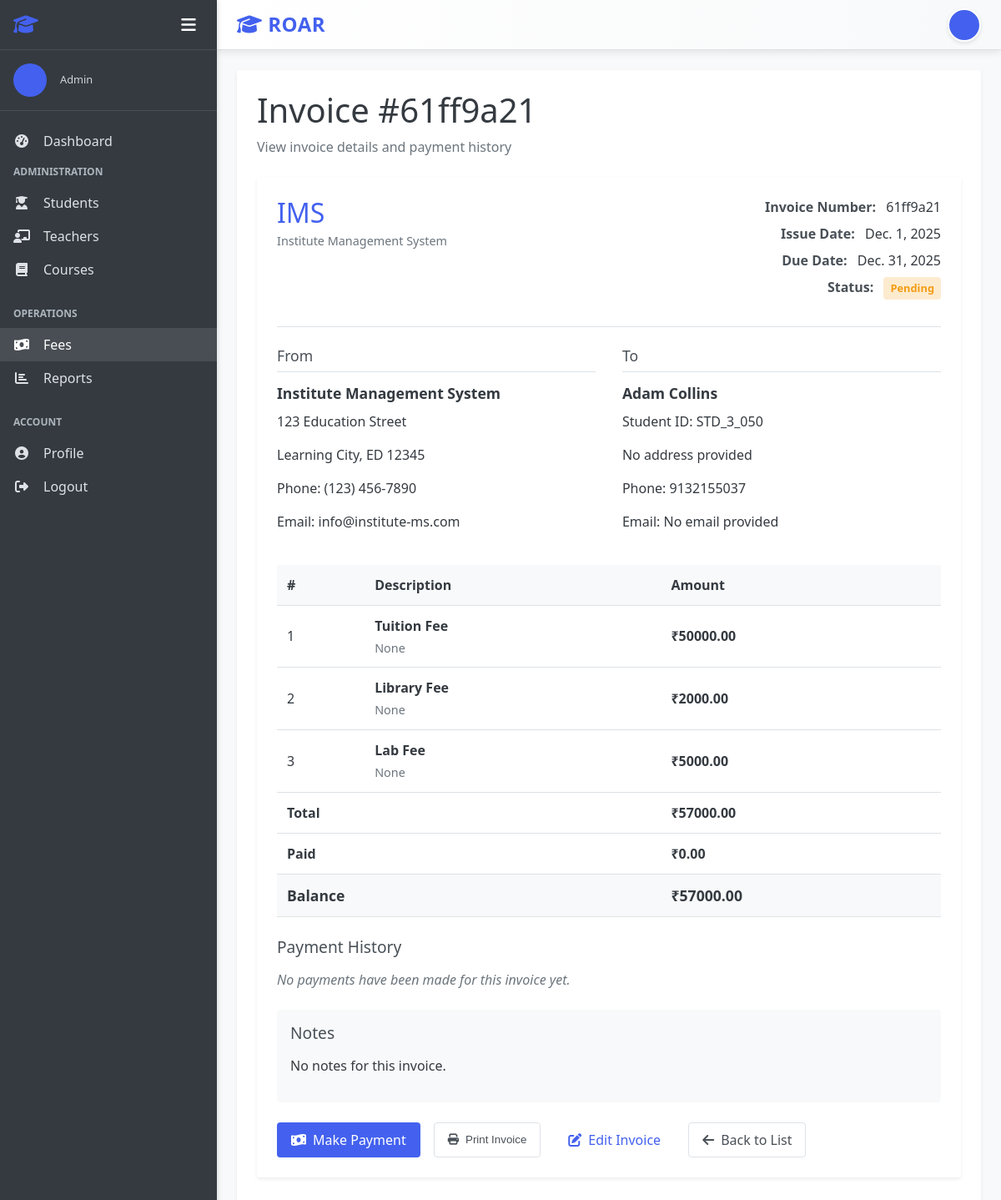
/fees/invoices/1/ (signed in), run on the app's committed database.
### accounts/models.py (models this page shows, shortened)
class User(AbstractUser):
    USER_TYPE_CHOICES = (
        ('admin', 'Admin'),
        ('teacher', 'Teacher'),
        ('student', 'Student'),
    )
    user_type = models.CharField(max_length=10, choices=USER_TYPE_CHOICES, default='student')
    profile_pic = models.ImageField(upload_to='profile_pics/', null=True, blank=True)
    address = models.TextField(null=True, blank=True)
    mobile = models.CharField(max_length=15, null=True, blank=True)
    department = models.ForeignKey(Department, on_delete=models.CASCADE,default=None ,null=True, blank=True)
    @property
    def is_admin(self):
        return self.user_type == 'admin'
    @property
    def is_teacher(self):
        return self.user_type == 'teacher'
    @property
    def is_student(self):
        return self.user_type == 'student'

### fees/models.py (models this page shows, shortened)
class FeeInvoice(models.Model):
    STATUS_CHOICES = (
        ('pending', 'Pending'),
        ('paid', 'Paid'),
        ('overdue', 'Overdue'),
        ('cancelled', 'Cancelled'),
    )
    invoice_number = models.CharField(max_length=20, unique=True, default=uuid.uuid4)
    student = models.ForeignKey(Student, on_delete=models.CASCADE, related_name='fee_invoices')
    total_amount = models.DecimalField(max_digits=10, decimal_places=2)
    paid_amount = models.DecimalField(max_digits=10, decimal_places=2, default=0)
    status = models.CharField(max_length=10, choices=STATUS_CHOICES, default='pending')
    due_date = models.DateField()
    issue_date = models.DateField(auto_now_add=True)
    notes = models.TextField(blank=True, null=True)
    @property
    def balance(self):
        return self.total_amount - self.paid_amount
    class Meta:
        ordering = ['-issue_date']

class FeeInvoiceItem(models.Model):
    invoice = models.ForeignKey(FeeInvoice, on_delete=models.CASCADE, related_name='items')
    category = models.ForeignKey(FeeCategory, on_delete=models.CASCADE)
    amount = models.DecimalField(max_digits=10, decimal_places=2)
    description = models.CharField(max_length=255, blank=True, null=True)

class FeeCategory(models.Model):
    name = models.CharField(max_length=100)
    description = models.TextField(blank=True, null=True)
    amount = models.DecimalField(max_digits=10, decimal_places=2)
    is_recurring = models.BooleanField(default=True, help_text='Whether this fee is charged regularly')
    class Meta:
        verbose_name_plural = 'Fee Categories'

### students/models.py (models this page shows, shortened)
class Student(models.Model):
    user = models.OneToOneField(User, on_delete=models.CASCADE, related_name='student_profile')
    student_id = models.CharField(max_length=20, unique=True)
    date_of_birth = models.DateField(null=True, blank=True)
    gender = models.CharField(max_length=10, choices=(('male', 'Male'), ('female', 'Female'), ('other', 'Other')))
    parent_name = models.CharField(max_length=100, null=True, blank=True)
    parent_mobile = models.CharField(max_length=15, null=True, blank=True)
    admission_date = models.DateField(auto_now_add=True)
    class Meta:
        ordering = ['user__first_name', 'user__last_name']

### fees/views.py (the view)
# urls.py: path('invoices/<int:pk>/', views.FeeInvoiceDetailView.as_view(), name='fee_invoice_detail'),
class FeeInvoiceDetailView(LoginRequiredMixin, DetailView):
    model = FeeInvoice
    template_name = 'fees/fee_invoice_detail.html'
    context_object_name = 'invoice'
    def get_context_data(self, **kwargs):
        context = super().get_context_data(**kwargs)
        context['items'] = self.object.items.all()
        context['payments'] = self.object.payments.all()
        return context

### templates/fees/fee_invoice_detail.html (shortened to what this page needs)
{% extends "base.html" %}
{% block content %}
<div class="dashboard-header">
    <h1>Invoice #{{ invoice.invoice_number }}</h1>
    <p>View invoice details and payment history</p>
</div>
<div class="invoice-container">
    <div class="invoice-header">
        <div class="invoice-logo">
            <h2>IMS</h2>
            <p>Institute Management System</p>
        </div>
        <div class="invoice-info">
            <div class="info-item">
                <span class="label">Invoice Number:</span>
                <span class="value">{{ invoice.invoice_number }}</span>
            </div>
            <div class="info-item">
                <span class="label">Issue Date:</span>
                <span class="value">{{ invoice.issue_date }}</span>
            </div>
            <div class="info-item">
                <span class="label">Due Date:</span>
                <span class="value">{{ invoice.due_date }}</span>
            </div>
            <div class="info-item">
                <span class="label">Status:</span>
                <span class="value status-badge {% if invoice.status == 'paid' %}status-paid{% elif invoice.status == 'pending' %}status-pending{% elif invoice.status == 'overdue' %}status-overdue{% else %}status-cancelled{% endif %}">
                    {{ invoice.get_status_display }}
                </span>
            </div>
        </div>
    </div>
    <div class="invoice-parties">
        <div class="from-party">
            <h3>From</h3>
            <p class="party-name">Institute Management System</p>
            <p>123 Education Street</p>
            <p>Learning City, ED 12345</p>
            <p>Phone: (123) 456-7890</p>
            <p>Email: info@institute-ms.com</p>
        </div>
        <div class="to-party">
            <h3>To</h3>
            <p class="party-name">{{ invoice.student.user.get_full_name }}</p>
            <p>Student ID: {{ invoice.student.student_id }}</p>
            <p>{{ invoice.student.user.address|default:"No address provided" }}</p>
            <p>Phone: {{ invoice.student.user.mobile|default:"No phone provided" }}</p>
            <p>Email: {{ invoice.student.user.email|default:"No email provided" }}</p>
        </div>
    </div>
    <div class="invoice-items">
        <table class="invoice-table">
            <thead>
                <tr>
                    <th>#</th>
                    <th>Description</th>
                    <th>Amount</th>
                </tr>
            </thead>
            <tbody>
                {% for item in items %}
                <tr>
                    <td>{{ forloop.counter }}</td>
                    <td>
                        <div class="item-name">{{ item.category.name }}</div>
                        <div class="item-description">{{ item.description|default:item.category.description }}</div>
                    </td>
                    <td class="amount">₹{{ item.amount|floatformat:2 }}</td>
                </tr>
                {% empty %}
                <tr>
                    <td colspan="3" class="text-center">No items found for this invoice.</td>
                </tr>
                {% endfor %}
            </tbody>
            <tfoot>
                <tr>
                    <td colspan="2" class="text-right">Total</td>
                    <td class="amount">₹{{ invoice.total_amount|floatformat:2 }}</td>
                </tr>
                <tr>
                    <td colspan="2" class="text-right">Paid</td>
                    <td class="amount">₹{{ invoice.paid_amount|floatformat:2 }}</td>
                </tr>
                <tr class="balance-row">
                    <td colspan="2" class="text-right">Balance</td>
                    <td class="amount">₹{{ invoice.balance|floatformat:2 }}</td>
                </tr>
            </tfoot>
        </table>
    </div>
    <div class="invoice-payments">
        <h3>Payment History</h3>
        {% if payments %}
        <table class="payment-table">
            <thead>
                <tr>
                    <th>Receipt #</th>
                    <th>Date</th>
                    <th>Method</th>
                    <th>Transaction ID</th>
                    <th>Amount</th>
                </tr>
            </thead>
            <tbody>
                {% for payment in payments %}
                <tr>
                    <td>{{ payment.receipt_number }}</td>
                    <td>{{ payment.payment_date }}</td>
                    <td>{{ payment.get_payment_method_display }}</td>
                    <td>{{ payment.transaction_id|default:"-" }}</td>
                    <td class="amount">₹{{ payment.amount|floatformat:2 }}</td>
                </tr>
                {% endfor %}
            </tbody>
        </table>
        {% else %}
        <p class="no-payments">No payments have been made for this invoice yet.</p>
        {% endif %}
    </div>
    <div class="invoice-notes">
        <h3>Notes</h3>
        <p>{{ invoice.notes|default:"No notes for this invoice." }}</p>
    </div>
    <div class="invoice-actions">
        {% if invoice.status != 'paid' and invoice.status != 'cancelled' %}
        <a href="{% url 'create_payment_for_invoice' invoice.id %}" class="btn btn-primary">
            <i class="fas fa-money-bill-wave"></i> Make Payment
        </a>
        {% endif %}
        <button onclick="window.print()" class="btn btn-outline">
            <i class="fas fa-print"></i> Print Invoice
        </button>
        {% if user.is_admin %}
        <a href="{% url 'fee_invoice_update' invoice.id %}" class="btn btn-warning">
            <i class="fas fa-edit"></i> Edit Invoice
        </a>
        {% endif %}
        <a href="{% if user.is_admin %}{% url 'fee_invoice_list' %}{% else %}{% url 'student_fee_list' %}{% endif %}" class="btn btn-outline">
            <i class="fas fa-arrow-left"></i> Back to List
        </a>
    </div>
</div>
{% endblock %}

### templates/base.html (shortened to what this page needs)
<!DOCTYPE html>
<html lang="en">
<head>
    <link rel="stylesheet" href="/static/css/style.css">
    <link rel="stylesheet" href="https://cdnjs.cloudflare.com/ajax/libs/font-awesome/6.4.0/css/all.min.css">
</head>
<body>
    <div class="app-container {% if not user.is_authenticated %}auth-page{% endif %}">
        {% if user.is_authenticated %}
        <aside class="sidebar">
            <div class="sidebar-header">
                <h2><i class="fas fa-graduation-cap"></i> </h2>
                <div class="sidebar-controls">
                    <button class="sidebar-toggle" id="sidebarToggle">
                        <i class="fas fa-bars"></i>
                    </button>
                </div>
            </div>
            <div class="sidebar-user">
                {% if user.profile_pic %}
                    <img src="{{ user.profile_pic.url }}" alt="{{ user.get_full_name }}" class="user-avatar">
                {% else %}
                    <div class="user-avatar-placeholder">
                    </div>
                {% endif %}
                <div class="user-info">
                    <p class="user-role">{{ user.get_user_type_display }}</p>
                </div>
            </div>
            <nav class="sidebar-nav">
                <ul>
                    <li><a href="{% url 'dashboard' %}" class="{% if request.path == '/' %}active{% endif %}">
                        <i class="fas fa-tachometer-alt"></i> <span class="menu-text">Dashboard</span>
                    </a></li>
                    {% if user.is_admin %}
                    <li class="nav-section">
                        <span class="nav-section-title">Administration</span>
                        <ul>
                            <li><a href="{% url 'student_list' %}" class="{% if '/students/' in request.path %}active{% endif %}">
                                <i class="fas fa-user-graduate"></i> <span class="menu-text">Students</span>
                            </a></li>
                            <li><a href="{% url 'teacher_list' %}" class="{% if '/teachers/' in request.path %}active{% endif %}">
                                <i class="fas fa-chalkboard-teacher"></i> <span class="menu-text">Teachers</span>
                            </a></li>
                            <li><a href="{% url 'course_list' %}" class="{% if '/courses/' in request.path %}active{% endif %}">
                                <i class="fas fa-book"></i> <span class="menu-text">Courses</span>
                            </a></li>
                        </ul>
                    </li>
                    <li class="nav-section">
                        <span class="nav-section-title">Operations</span>
                        <ul>
                            <li><a href="{% url 'fee_invoice_list' %}" class="{% if '/fees/' in request.path %}active{% endif %}">
                                <i class="fas fa-money-bill-wave"></i> <span class="menu-text">Fees</span>
                            </a></li>
                            <li><a href="{% url 'report_dashboard' %}" class="{% if '/reports/' in request.path %}active{% endif %}">
                                <i class="fas fa-chart-bar"></i> <span class="menu-text">Reports</span>
                            </a></li>
                        </ul>
                    </li>
                    {% endif %}
                    <li class="nav-section">
                        <span class="nav-section-title">Account</span>
                        <ul>
                            <li><a href="{% url 'profile' %}">
                                <i class="fas fa-user-circle"></i> <span class="menu-text">Profile</span>
                            </a></li>
                            <li><a href="{% url 'logout' %}">
                                <i class="fas fa-sign-out-alt"></i> <span class="menu-text">Logout</span>
                            </a></li>
                        </ul>
                    </li>
                </ul>
            </nav>
        </aside>
        {% endif %}
        <main class="main-content {% if not user.is_authenticated %}auth-main{% endif %}">
            {% if user.is_authenticated %}
            <header class="main-header">
                <div class="header-left">
                    <h1><i class="fas fa-graduation-cap"></i> ROAR</h1>
                </div>
                <div class="header-right">
                    <div class="header-user">
                        <a href="{% url 'profile' %}" class="user-profile-link">
                            {% if user.profile_pic %}
                            <img src="{{ user.profile_pic.url }}" alt="{{ user.get_full_name }}" class="user-avatar-small">
                            {% else %}
                            <div class="user-avatar-small-placeholder">
                            </div>
                            {% endif %}
                        </a>
                    </div>
                </div>
            </header>
            {% endif %}
            <div class="content-wrapper">
                <div class="content">
                    {% block content %}{% endblock %}
                </div>
            </div>
        </main>
    </div>
</body>
</html>

### data on the page
User: user_type "Admin"
FeeInvoice: invoice_number "61ff9a21", issue_date "Dec. 1, 2025", due_date "Dec. 31, 2025", status "Pending", student.user.get_full_name "Adam Collins", student.student_id "STD_3_050", student.user.address "No address provided", student.user.mobile "9132155037", student.user.email "No email provided", total_amount "57000.00", paid_amount "0.00", balance "57000.00", notes "No notes for this invoice."
FeeInvoiceItem: category.name "Tuition Fee", description "None", amount "50000.00"
FeeInvoiceItem: category.name "Library Fee", description "None", amount "2000.00"
FeeInvoiceItem: category.name "Lab Fee", description "None", amount "5000.00"
